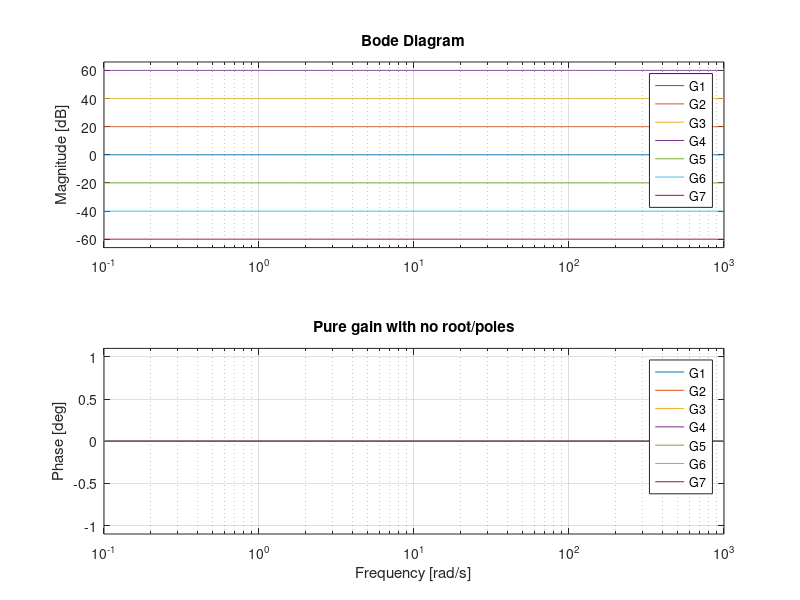
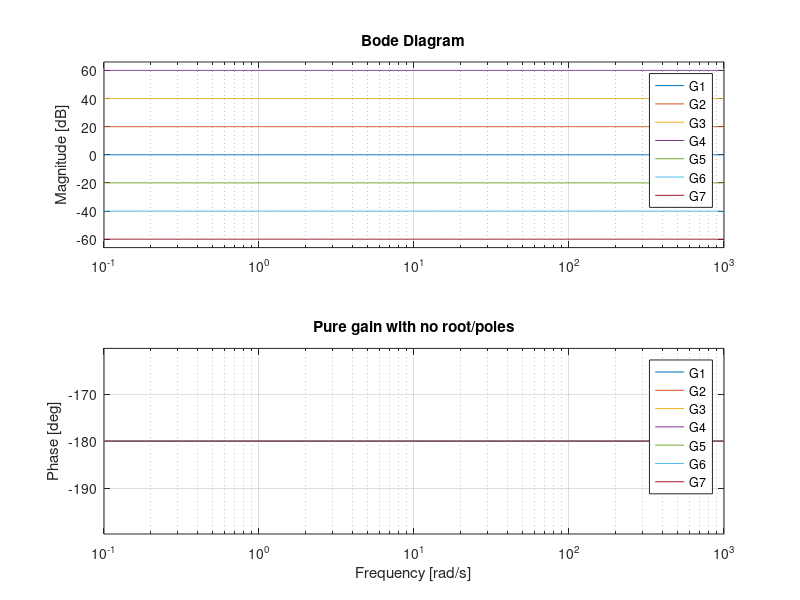
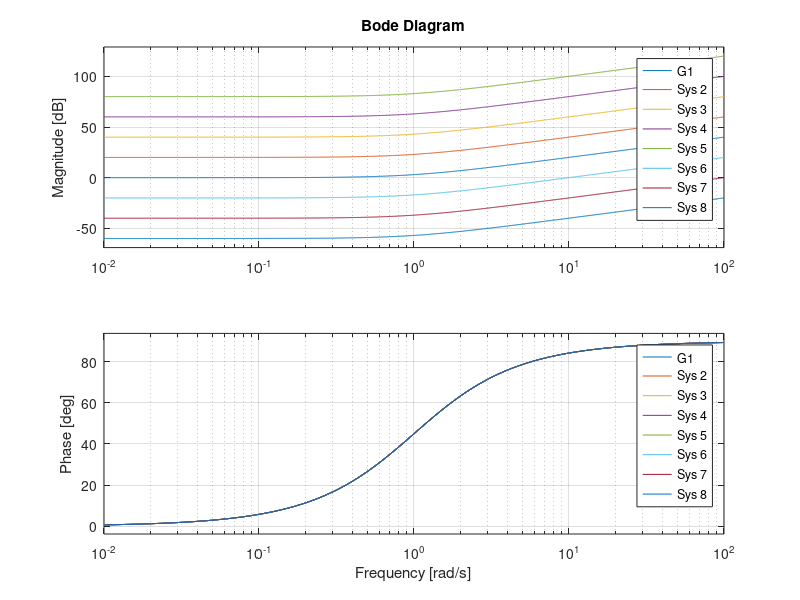
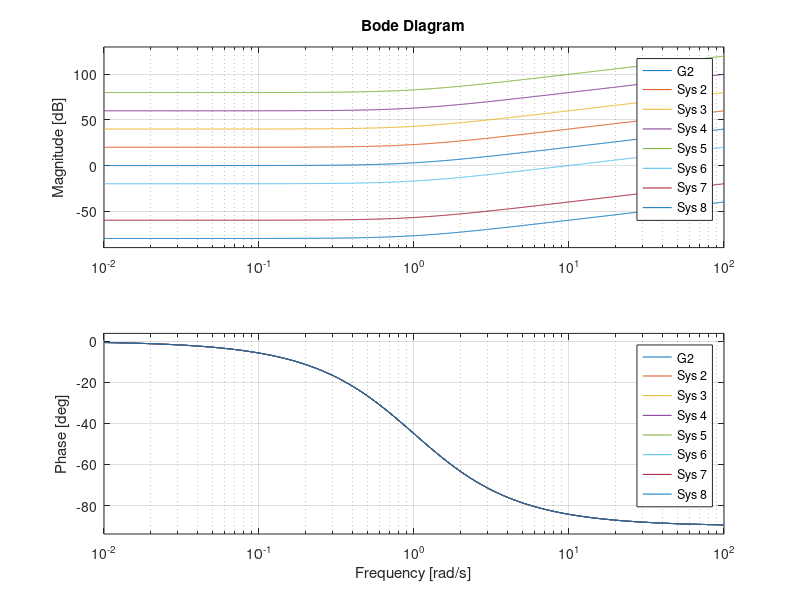

MATLAB code to generate these figures, in order:
%{

Show how gain/zero/poles affect the bode plot

%}

pkg load control;

function pure_gain(fig, file, K)
	G = tf([K], [1]);

	% For every magnitude increase/decrease, the magnitude response goes up by 20
	G1 = 10^0*G;
	G2 = 10^1*G;
	G3 = 10^2*G;
	G4 = 10^3*G;
	
	G5 = 10^-1*G;
	G6 = 10^-2*G;
	G7 = 10^-3*G;

	bode(G1, G2, G3, G4, G5, G6, G7);
	
	title('Pure gain with no root/poles');
	saveas(fig, file, 'png');
end

%{

Pure gain system no roots/poles
Magnitude response - 20*log10(K)
Phase response - 0 (+K) or -180 (-K)

%}

fig = figure('visible', 'off');
pure_gain(fig, 'bode_plot_pure_positive_gain', 1);
pure_gain(fig, 'bode_plot_pure_negative_gain', -1);

%{

First order system with 1 zero, no poles
Magnitude response - +20 db per decade (magnitude increasing, the gain K determines the where the graph starts but does not affect the slope)
Phase response - tan^-1(w*tau) (lhp); tan^-1(-w*tau) (rhp), 90 degree for zero at origin (derivative)

%}

tau = 1;
s = tf('s');
G1 = 1 + s*tau;
G2 = 1 - s*tau;
G3 = s*tau;

bode(G1, 10^1*G1, 10^2*G1, 10^3*G1, 10^4*G1, 10^-1*G1, 10^-2*G1, 10^-3*G1);
saveas(fig, 'lhp_zero.png', 'png');

bode(G2, 10^1*G2, 10^2*G2, 10^3*G2, 10^4*G2, 10^-1*G2, 10^-3*G2, 10^-4*G2);
saveas(fig, 'rhp_zero.png', 'png');

bode(G3, 10^1*G3, 10^2*G3, 10^3*G3, 10^4*G3, 10^-1*G3, 10^-3*G3, 10^-4*G3);
saveas(fig, 'root_zero.png', 'png');

%{

First order system with 1 pole, no zeros
Magnitude response - -20 db per decade (magnitude increasing, the gain K determines the where the graph starts but does not affect the slope)
Phase response - -tan^-1(w*tau) (lhp); tan^-1(w*tau) (rhp), -90 degree for zero at origin (integrator)

%}

tau = 1;
s = tf('s');
G1 = 1 / (1 + s*tau);
G2 = 1 / (1 - s*tau);
G3 = 1 / (s*tau);

bode(G1, 10^1*G1, 10^2*G1, 10^3*G1, 10^4*G1, 10^-1*G1, 10^-2*G1, 10^-3*G1);
saveas(fig, 'lhp_pole.png', 'png');

bode(G2, 10^1*G2, 10^2*G2, 10^3*G2, 10^4*G2, 10^-1*G2, 10^-3*G2, 10^-4*G2);
saveas(fig, 'rhp_pole.png', 'png');

bode(G3, 10^1*G3, 10^2*G3, 10^3*G3, 10^4*G3, 10^-1*G3, 10^-3*G3, 10^-4*G3);
saveas(fig, 'root_pole.png', 'png');
